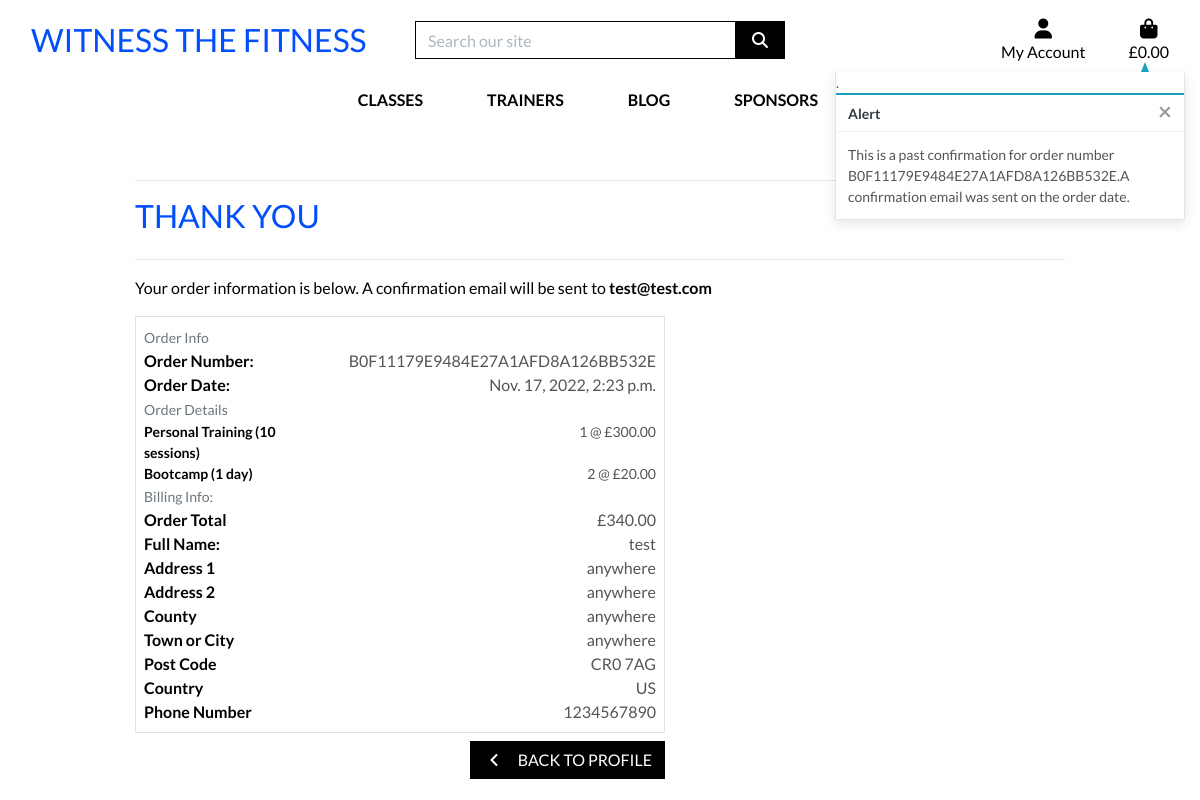
/profile/order_history/B0F11179E9484E27A1AFD8A126BB532E, run on the app's committed database.
### checkout/models.py (models this page shows, shortened)
class Order(models.Model):
    order_number = models.CharField(max_length=32, null=False, editable=False)
    user_profile = models.ForeignKey(UserProfile, on_delete=models.SET_NULL,
                                     null=True, blank=True, related_name='orders')
    full_name = models.CharField(max_length=50, null=False, blank=False)
    email = models.EmailField(max_length=254, null=False, blank=False)
    phone_number = models.CharField(max_length=20, null=False, blank=False)
    country = CountryField(blank_label='Country *', null=False, blank=False)
    postcode = models.CharField(max_length=20, null=True, blank=True)
    town_or_city = models.CharField(max_length=40, null=False, blank=False)
    street_address1 = models.CharField(max_length=80, null=False, blank=False)
    street_address2 = models.CharField(max_length=80, null=True, blank=True)
    county = models.CharField(max_length=80, null=True, blank=True)
    date = models.DateTimeField(auto_now_add=True)
    order_total = models.DecimalField(max_digits=10, decimal_places=2, null=False, default=0)
    original_bag = models.TextField(null=False, blank=False, default='')
    stripe_pid = models.CharField(max_length=254, null=False, blank=False, default='')

class OrderLineItem(models.Model):
    order = models.ForeignKey(Order, null=False, blank=False, on_delete=models.CASCADE, related_name='lineitems')
    sport = models.ForeignKey(Sports, null=False, blank=False, on_delete=models.CASCADE)
    quantity = models.IntegerField(null=False, blank=False, default=0)
    lineitem_total = models.DecimalField(max_digits=6, decimal_places=2, null=False, blank=False, editable=False)

### sports/models.py (models this page shows, shortened)
class Sports(models.Model):
    trainer_id = models.ForeignKey(Trainers, on_delete=models.CASCADE)
    sport_type = models.CharField(max_length=100, null=False, blank=False)
    sport_category = models.CharField(max_length=100, null=False, blank=False)
    sport_description = models.TextField(blank=True)
    sport_cost = models.DecimalField(max_digits=6, decimal_places=2, null=False, blank=False)
    sport_location = models.CharField(max_length=100, null=False, blank=False)
    sport_image = models.ImageField(null=True, blank=True)
    class Meta:
        verbose_name_plural = 'Sports'

### profiles/views.py (the view)
# urls.py: path('order_history/<order_number>', views.order_history, name='order_history'),
def order_history(request, order_number):
    order = get_object_or_404(Order, order_number=order_number)
    messages.info(request, (
        f'This is a past confirmation for order number {order_number}.'
        'A confirmation email was sent on the order date.'
    ))
    template = 'checkout/checkout_success.html'
    context = {
        'order': order,
        'from_profile': True,
    }
    return render(request, template, context)

### bag/contexts.py (called while the page is built, shortened)
def bag_contents(request):
    bag_items = []
    total = 0
    product_count = 0
    bag = request.session.get('bag', {})
    context = {
        'bag_items': bag_items,
        'total': total,
        'product_count': product_count,
    }
    return context

### checkout/templates/checkout/checkout_success.html (shortened to what this page needs)
{% extends "base.html" %}
{% load static %}
{% block extra_css %}
    <link rel="stylesheet" href="{% static 'checkout/css/checkout.css' %}">
{% endblock %}
{% block page_header %}
    <div class="container header-container">
    </div>
{% endblock %}
{% block content %}
    <div class="overlay"></div>
    <div class="container">
        <div class="row">
            <div class="col">
                <hr>
                <h2 class="logo-font mb-4">Thank you</h2>
                <hr>
                <p class="text-black">Your order information is below. A confirmation email will be sent to <strong>{{ order.email }}</strong></p>
            </div>
        </div>
        <div class="row">
            <div class="col-12 col-lg-7">
                <div class="order-confirmation-wrapper p-2 border">
                    <div class="row">
                        <div class="col">
                            <small class="text-muted">Order Info</small>
                        </div>
                    </div>
                    <div class="row">
                        <div class="col-12 col-md-4">
                            <p class="mb-0 text-black font-weight-bold">Order Number:</p>
                        </div>
                        <div class="col-12 col-md-8 text-md-right">
                            <p class="mb-0">{{ order.order_number }}</p>
                        </div>
                    </div>
                    <div class="row">
                        <div class="col-12 col-md-4">
                            <p class="mb-0 text-black font-weight-bold">Order Date:</p>
                        </div>
                        <div class="col-12 col-md-8 text-md-right">
                            <p class="mb-0">{{ order.date }}</p>
                        </div>
                    </div>
                    <div class="row">
                        <div class="col">
                            <small class="text-muted">Order Details</small>
                        </div>
                    </div>
                    {% for item in order.lineitems.all %}
                    <div class="row">
                        <div class="col-12 col-md-4">
                            <p class="small mb-0 text-black font-weight-bold"> {{ item.sport.sport_category }}</p>
                        </div>
                        <div class="col-12 col-md-8 text-md-right">
                            <p class="small mb-0">{{ item.quantity }} @ £{{ item.sport.sport_cost }}</p>
                        </div>
                    </div>
                    {% endfor %}
                    <div class="row">
                        <div class="col">
                            <small class="text-muted">Billing Info:</small>
                        </div>
                    </div>
                    <div class="row">
                        <div class="col-12 col-md-4">
                            <p class="mb-0 text-black font-weight-bold">Order Total</p>
                        </div>
                        <div class="col-12 col-md-8 text-md-right">
                            <p class="mb-0">£{{ order.order_total }}</p>
                        </div>
                    </div>
                    <div class="row">
                        <div class="col-12 col-md-4">
                            <p class="mb-0 text-black font-weight-bold">Full Name:</p>
                        </div>
                        <div class="col-12 col-md-8 text-md-right">
                            <p class="mb-0">{{ order.full_name }}</p>
                        </div>
                    </div>
                    <div class="row">
                        <div class="col-12 col-md-4">
                            <p class="mb-0 text-black font-weight-bold">Address 1</p>
                        </div>
                        <div class="col-12 col-md-8 text-md-right">
                            <p class="mb-0">{{ order.street_address1 }}</p>
                        </div>
                    </div>
                    {% if order.street_address2 %}
                    <div class="row">
                        <div class="col-12 col-md-4">
                            <p class="mb-0 text-black font-weight-bold">Address 2</p>
                        </div>
                        <div class="col-12 col-md-8 text-md-right">
                            <p class="mb-0">{{ order.street_address2 }}</p>
                        </div>
                    </div>
                    {% endif %}
                    {% if order.county %}
                    <div class="row">
                        <div class="col-12 col-md-4">
                            <p class="mb-0 text-black font-weight-bold">County</p>
                        </div>
                        <div class="col-12 col-md-8 text-md-right">
                            <p class="mb-0">{{ order.county }}</p>
                        </div>
                    </div>
                    {% endif %}
                    <div class="row">
                        <div class="col-12 col-md-4">
                            <p class="mb-0 text-black font-weight-bold">Town or City</p>
                        </div>
                        <div class="col-12 col-md-8 text-md-right">
                            <p class="mb-0">{{ order.town_or_city }}</p>
                        </div>
                    </div>
                    <div class="row">
                        <div class="col-12 col-md-4">
                            <p class="mb-0 text-black font-weight-bold">Post Code</p>
                        </div>
                        <div class="col-12 col-md-8 text-md-right">
                            <p class="mb-0">{{ order.postcode }}</p>
                        </div>
                    </div>
                    <div class="row">
                        <div class="col-12 col-md-4">
                            <p class="mb-0 text-black font-weight-bold">Country</p>
                        </div>
                        <div class="col-12 col-md-8 text-md-right">
                            <p class="mb-0">{{ order.country }}</p>
                        </div>
                    </div>
                    <div class="row">
                        <div class="col-12 col-md-4">
                            <p class="mb-0 text-black font-weight-bold">Phone Number</p>
                        </div>
                        <div class="col-12 col-md-8 text-md-right">
                            <p class="mb-0">{{ order.phone_number }}</p>
                        </div>
                    </div>
                </div>
            </div>
        </div>
        <div class="row">
            <div class="col-12 col-lg-7 text-right">
                {% if from_profile %}
                    <a href="{% url 'profile' %}" class="btn btn-black rounded-0 my-2">
                        <span class="icon mr-2">
                            <i class="fas fa-angle-left"></i>
                        </span>
                        <span class="text-uppercase">Back to Profile</span>
                    </a>
                {% endif %}
            </div>
        </div>
    </div>
{% endblock %}

### static/css/base.css (style rules this page uses)
html { height: 100%; }
body { background: url('/media/homepage_background.jpg') no-repeat center center fixed; background-size: cover; height: calc(100vh - 164px); color: #555; font-family: 'Lato'; }
.icon { align-items: center; display: inline-flex; justify-content: center; height: 1.5rem; width: 1.5rem; }
.logo-font { text-transform: uppercase; color: #034efc; }
.btn-black { background: black; color: white; }
.text-black { color: #000 !important; }
.overlay { height: 100%; width: 100%; top: 0; left: 0; position: fixed; background: white; z-index: -1; }
@media (min-width: 1200px) { .container { max-width: 80%; } }
@media (min-width: 992px) { .header-container { padding-top: 164px; } }

### data on the page
Order: email "test@test.com", order_number "B0F11179E9484E27A1AFD8A126BB532E", date "Nov. 17, 2022, 2:23 p.m.", order_total "340.00", full_name "test", street_address1 "anywhere", street_address2 "anywhere", county "anywhere", town_or_city "anywhere", postcode "CR0 7AG", country "US", phone_number "1234567890"
OrderLineItem: sport.sport_category "Personal Training (10 sessions)", quantity "1", sport.sport_cost "300.00"
OrderLineItem: sport.sport_category "Bootcamp (1 day)", quantity "2", sport.sport_cost "20.00"

### other printed values
{{ message }} "This is a past confirmation for order number B0F11179E9484E27A1AFD8A126BB532E.A confirmation email was sent on the order date."
